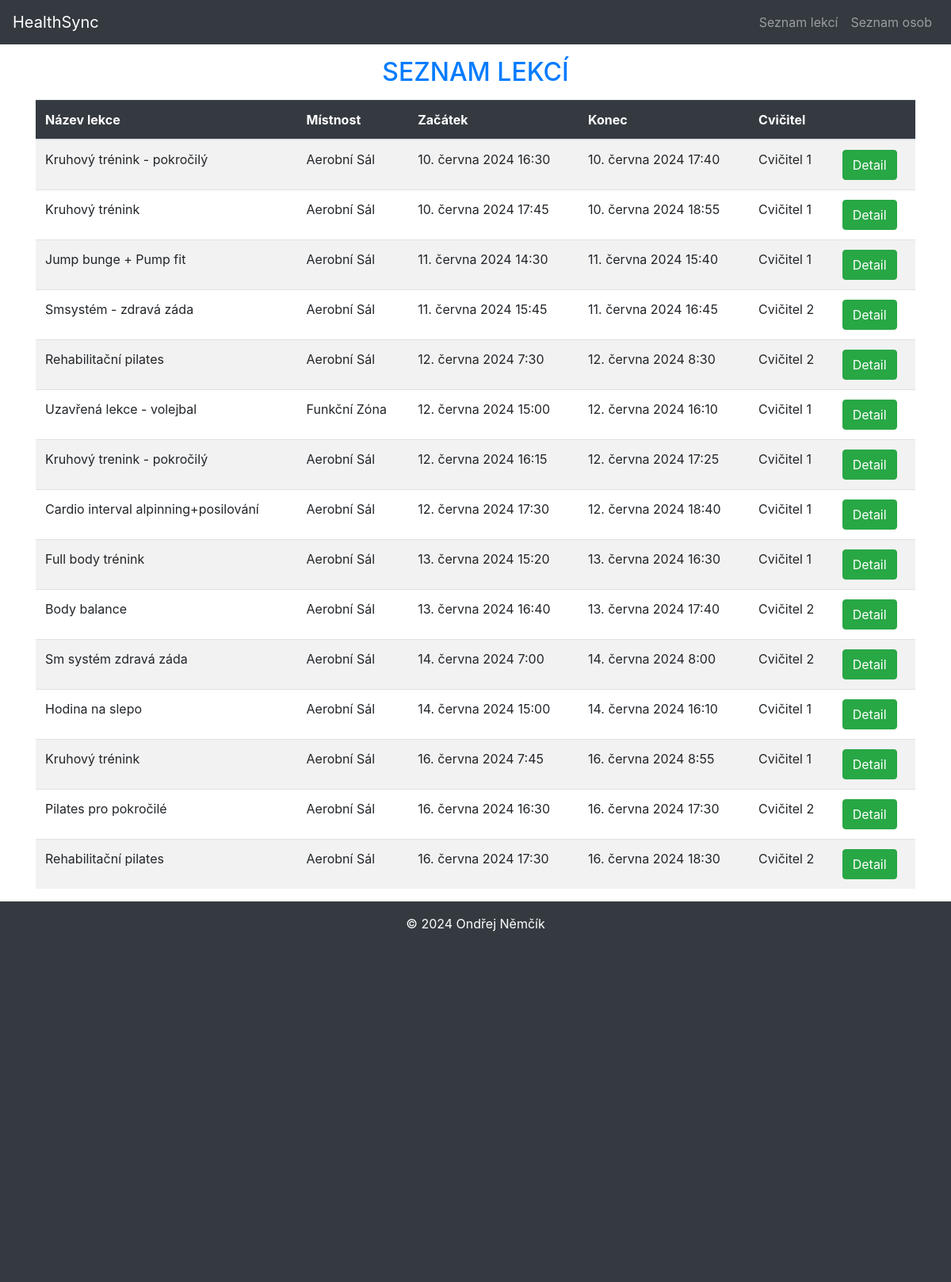
The page /rezervace/seznam/ on the database as committed earlier.
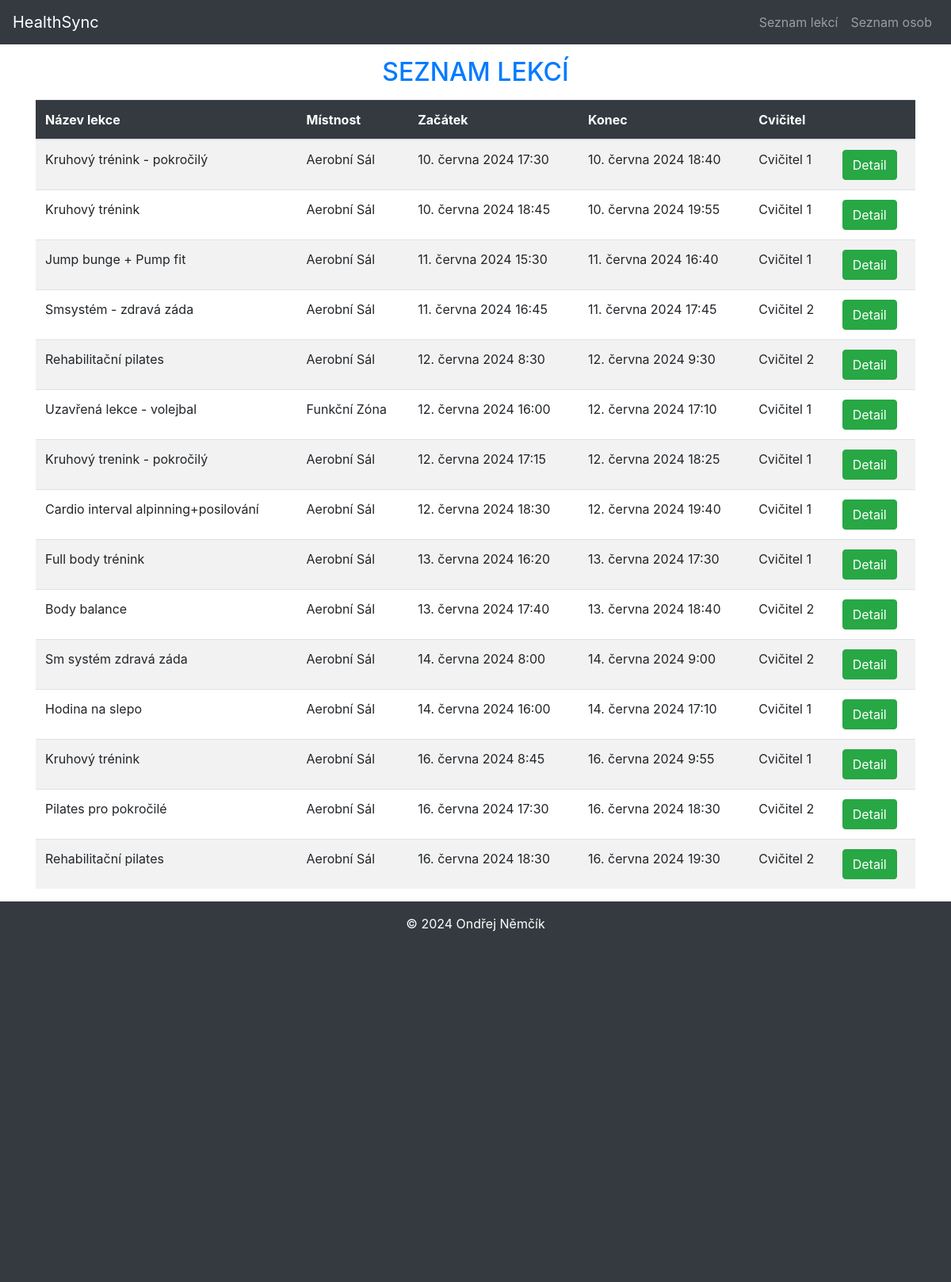
The same page on the database as committed later.
### HealthSync/models.py (models this page shows, shortened)
class Lekce(models.Model):
    nazev = models.CharField(max_length=100, verbose_name='Název lekce', help_text='Zadejte název lekce')
    mistnost = models.ForeignKey(Mistnost, on_delete=models.CASCADE, verbose_name='Místnosti',
                                 error_messages={'blank': 'Místnost musí být zvolena'})
    cvicitel = models.ForeignKey(Osoba, on_delete=models.CASCADE, verbose_name='Cvičitel',
                                 error_messages={'blank': 'Cvičitel musí být zvolen'})
    start = models.DateTimeField()
    konec = models.DateTimeField()
    class Meta:
        ordering = ['nazev']
        verbose_name = 'Lekce'
        verbose_name_plural = 'Lekce'

class Mistnost(models.Model):
    jmeno = models.CharField(max_length=50, verbose_name='Název místnosti',
                             error_messages={'blank': 'Jméno místnosti musí být vyplněno'})
    kapacita = models.IntegerField(default=0, verbose_name='Kapacita', help_text='Kapacita musí být vyplněna')
    class Meta:
        ordering = ['jmeno']
        verbose_name = 'Místnost'
        verbose_name_plural = 'Místnosti'
    def __str__(self):
        return self.jmeno

class Osoba(models.Model):
    STATUS = [
        ('zakaznik', 'Zákazník'),
        ('zamestnanec', 'Zaměstnanec'),
        ('brigadnik', 'Brigádník'),
        ('cvicitel', 'Cvičitel'),
    ]
    PREDPLATNE = [
        ('ucet', 'Účet'),
        ('permanentka', 'Permanentka'),
        ('clen', 'Člen'),
    ]
    status = models.CharField(max_length=15, choices=STATUS, default='zakaznik', verbose_name='Typ účtu')
    predplatne = models.CharField(max_length=15, choices=PREDPLATNE, default='ucet', verbose_name='Typ předplatného')
    fotka = models.ImageField(upload_to=get_image_path, verbose_name='Fotografie',blank=True)
    jmeno = models.CharField(max_length=100, verbose_name='Jméno', help_text='')
    prijmeni = models.CharField(max_length=100, verbose_name='Přijmení', help_text='Zadejte přijmení uživatele')
    telefon = models.CharField(max_length=16, verbose_name='Telefon', validators=[TELEFON_REGEX],
                               help_text='Zadejte telefon v podobě: +420 777 777 777',)
    email = models.EmailField(unique=True, verbose_name='Email',
                              error_messages={'unique': 'E-mailová adresa musí být jedinečná',
                                              'invalid': 'Neplatná e-mailová adresa',
                                              'blank': 'Pole nesmí být prázdné'}
                              )
    adresa = models.CharField(max_length=100, blank=True, verbose_name='Adresa')
    psc = models.PositiveIntegerField(verbose_name='PSČ', help_text='Zadejte poštovní směrovací číslo (bez mezery)',
                                      validators=[PSC_REGEX])
    info = models.TextField(blank=True, null=True)
    class Meta:
        ordering = ['prijmeni', 'jmeno']
        verbose_name = 'Osoba'
        verbose_name_plural = 'Osoba'
    def __str__(self):
        return f"{self.jmeno} {self.prijmeni}"

### HealthSync/views.py (the view)
# urls.py: path('seznam/', views.LekceListView.as_view(), name='seznam_lekci'),
class LekceListView(ListView):
    model = Lekce
    template_name ='lekce/lekce_list.html'
    context_object_name ='lekce_list'
    queryset = Lekce.objects.order_by('start')

### HealthSync/templates/Lekce/lekce_list.html
{% extends 'base.html' %}
{% block content %}
    <h2 class="text-primary text-center text-uppercase m-3">Seznam lekcí</h2>
    <div class="table-responsive">
        <table class="table table-striped table-hover">
            <thead class="table-dark">
                <tr>
                    <th>Název lekce</th>
                    <th>Místnost</th>
                    <th>Začátek</th>
                    <th>Konec</th>
                    <th>Cvičitel</th>
                    <th></th>
                </tr>
            </thead>
            <tbody>
                {% for lekce in lekce_list %}
                <tr>
                    <td>{{ lekce.nazev }}</td>
                    <td>{{lekce.mistnost}}</td>
                    <td>{{lekce.start}}</td>
                    <td>{{lekce.konec}}</td>
                    <td>{{lekce.cvicitel}}</td>
                    <td><a href="{% url 'detail_lekce' lekce.id %}" class="btn btn-success">Detail</a></td>
                </tr>
                {% endfor %}
            </tbody>
        </table>
    </div>
{% endblock %}

### HealthSync/templates/base.html (shortened to what this page needs)
<!DOCTYPE html>
<html lang="cs">
<head>
    <link href="https://stackpath.bootstrapcdn.com/bootstrap/4.5.2/css/bootstrap.min.css" rel="stylesheet">
</head>
<body>
    <nav class="navbar navbar-expand-lg navbar-dark bg-dark">
        <a class="navbar-brand" href="/">HealthSync</a>
        <div class="collapse navbar-collapse" id="navbarNav">
            <ul class="navbar-nav ml-auto">
                <li class="nav-item">
                    <a class="nav-link" href="/rezervace/seznam">Seznam lekcí</a>
                </li>
                <li class="nav-item">
                    <a class="nav-link" href="/rezervace/lide">Seznam osob</a>
                </li>
            </ul>
        </div>
    </nav>
    <div class="container mt-1">
        {% block content %}
        {% endblock %}
    </div>
    <footer class="bg-dark text-white text-center py-3">
        <p>&copy; 2024 Ondřej Němčík</p>
        <br>
        <br>
        <br>
        <br>
        <br>
        <br>
        <br>
        <br>
        <br>
        <br>
        <br>
        <br>
        <br>
        <br>
        <br>
        <br>
        <br>
    </footer>
</body>
</html>

Rows that differ between the two databases and show on the page:
changed Lekce "Kruhový trénink - pokročilý": start "10. června 2024 16:30" → "10. června 2024 17:30"; konec "10. června 2024 17:40" → "10. června 2024 18:40"
changed Lekce: start "10. června 2024 17:45" → "10. června 2024 18:45"; konec "10. června 2024 18:55" → "10. června 2024 19:55"
changed Lekce "Jump bunge + Pump fit": start "11. června 2024 14:30" → "11. června 2024 15:30"; konec "11. června 2024 15:40" → "11. června 2024 16:40"
changed Lekce "Smsystém - zdravá záda": start "11. června 2024 15:45" → "11. června 2024 16:45"; konec "11. června 2024 16:45" → "11. června 2024 17:45"
changed Lekce: start "12. června 2024 7:30" → "12. června 2024 8:30"; konec "12. června 2024 8:30" → "12. června 2024 9:30"
changed Lekce "Uzavřená lekce - volejbal": start "12. června 2024 15:00" → "12. června 2024 16:00"; konec "12. června 2024 16:10" → "12. června 2024 17:10"
changed Lekce "Kruhový trenink - pokročilý": start "12. června 2024 16:15" → "12. června 2024 17:15"; konec "12. června 2024 17:25" → "12. června 2024 18:25"
changed Lekce "Cardio interval alpinning+posilování": start "12. června 2024 17:30" → "12. června 2024 18:30"; konec "12. června 2024 18:40" → "12. června 2024 19:40"
changed Lekce "Full body trénink": start "13. června 2024 15:20" → "13. června 2024 16:20"; konec "13. června 2024 16:30" → "13. června 2024 17:30"
changed Lekce "Body balance": start "13. června 2024 16:40" → "13. června 2024 17:40"; konec "13. června 2024 17:40" → "13. června 2024 18:40"
changed Lekce "Sm systém zdravá záda": start "14. června 2024 7:00" → "14. června 2024 8:00"; konec "14. června 2024 8:00" → "14. června 2024 9:00"
changed Lekce "Hodina na slepo": start "14. června 2024 15:00" → "14. června 2024 16:00"; konec "14. června 2024 16:10" → "14. června 2024 17:10"
changed Lekce: start "16. června 2024 7:45" → "16. června 2024 8:45"; konec "16. června 2024 8:55" → "16. června 2024 9:55"
changed Lekce "Pilates pro pokročilé": start "16. června 2024 16:30" → "16. června 2024 17:30"; konec "16. června 2024 17:30" → "16. června 2024 18:30"
changed Lekce: start "16. června 2024 17:30" → "16. června 2024 18:30"; konec "16. června 2024 18:30" → "16. června 2024 19:30"
